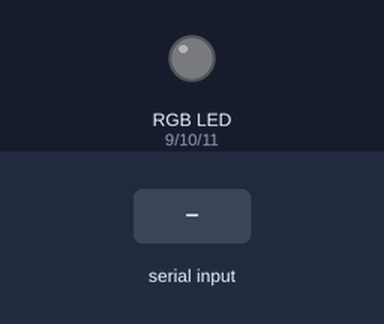
A sketch run on a simulated Arduino Uno, built with avr-gcc and run on an emulated ATmega328P. Parts: an RGB LED mixed from three pins (HIGH = lit). The test bench sets the inputs (shaded band).

Above: at 1.2 s.
1.3 s: "R" received over Serial
At 2.5 s:
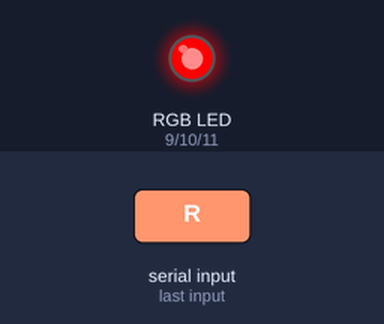
2.8 s: "G" received over Serial
At 3.7 s:
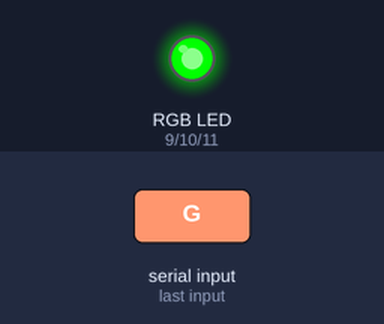
4.3 s: "B" received over Serial
At 4.9 s:
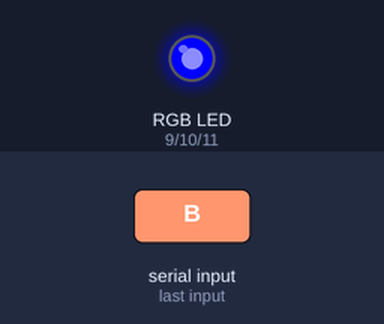
5.8 s: "Y" received over Serial
At 7.0 s:
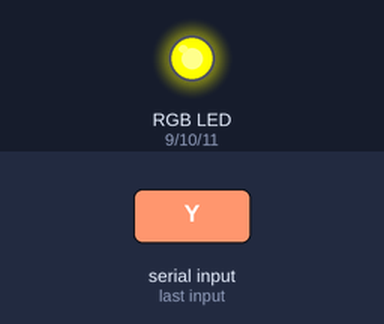
7.3 s: "M" received over Serial
At 8.3 s:
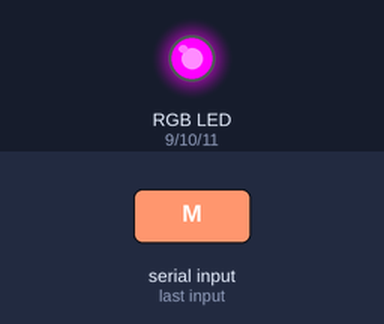
8.8 s: "C" received over Serial
At 9.5 s:
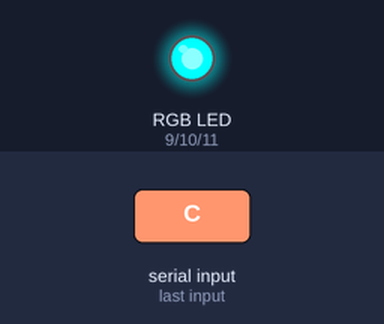
Timing chart, 0 to 11.3 s (numbered marks = the images above; inputs shaded):
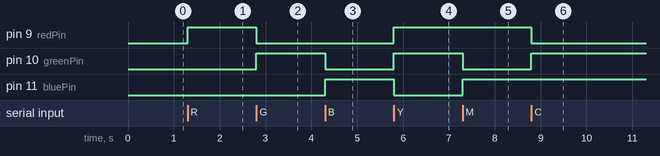

Measured:
- after the input at 1.3 s, pin 9 (redPin): LOW → HIGH at once
- after the input at 2.8 s, pin 9 (redPin): HIGH → LOW at once; pin 10 (greenPin): LOW → HIGH at once
- after the input at 4.3 s, pin 10 (greenPin): HIGH → LOW at once; pin 11 (bluePin): LOW → HIGH at once
- after the input at 5.8 s, pin 9 (redPin), pin 10 (greenPin): LOW → HIGH at once; pin 11 (bluePin): HIGH → LOW at once
- after the input at 7.3 s, pin 10 (greenPin): HIGH → LOW at once; pin 11 (bluePin): LOW → HIGH at once
- after the input at 8.8 s, pin 9 (redPin): HIGH → LOW at once; pin 10 (greenPin): LOW → HIGH at once

The sketch:

Task_4_-_Input_control_RGB_LED.ino
```cpp
// Define the pins for the RGB LED
const int redPin = 9;
const int greenPin = 10;
const int bluePin = 11;

void setup() {
  // Set the pins for the RGB LED as output pins
  pinMode(redPin, OUTPUT);
  pinMode(greenPin, OUTPUT);
  pinMode(bluePin, OUTPUT);

  // Start the serial communication
  Serial.begin(9600);
}

void loop() {
  // Check if any data is available in the serial monitor
  if (Serial.available() > 0) {
    // Read the incoming data from the serial monitor
    char input = Serial.read();

    // Control the RGB LED based on the input received

    if (input == 'R') {
      // Turn on the red color
      digitalWrite(redPin, HIGH);
      digitalWrite(greenPin, LOW);
      digitalWrite(bluePin, LOW);
    }

    else if (input == 'G') {
      // Turn on the green color
      digitalWrite(redPin, LOW);
      digitalWrite(greenPin, HIGH);
      digitalWrite(bluePin, LOW);
    }

    else if (input == 'B') {
      // Turn on the blue color
      digitalWrite(redPin, LOW);
      digitalWrite(greenPin, LOW);
      digitalWrite(bluePin, HIGH);
    }

    else if (input == 'Y') {
      // Turn on the yellow color
      digitalWrite(redPin, HIGH);
      digitalWrite(greenPin, HIGH);
      digitalWrite(bluePin, LOW);
    }

    else if (input == 'M') {
      // Turn on the magenta color
      digitalWrite(redPin, HIGH);
      digitalWrite(greenPin, LOW);
      digitalWrite(bluePin, HIGH);
    }

    else if (input == 'C') {
      // Turn on the cyan color
      digitalWrite(redPin, LOW);
      digitalWrite(greenPin, HIGH);
      digitalWrite(bluePin, HIGH);
    }

    else if (input == 'W') {
      // Turn on the white color
      digitalWrite(redPin, HIGH);
      digitalWrite(greenPin, HIGH);
      digitalWrite(bluePin, HIGH);
    }

    else {
      // Turn off the RGB LED
      digitalWrite(redPin, LOW);
      digitalWrite(greenPin, LOW);
      digitalWrite(bluePin, LOW);
    }
  }
}
```
